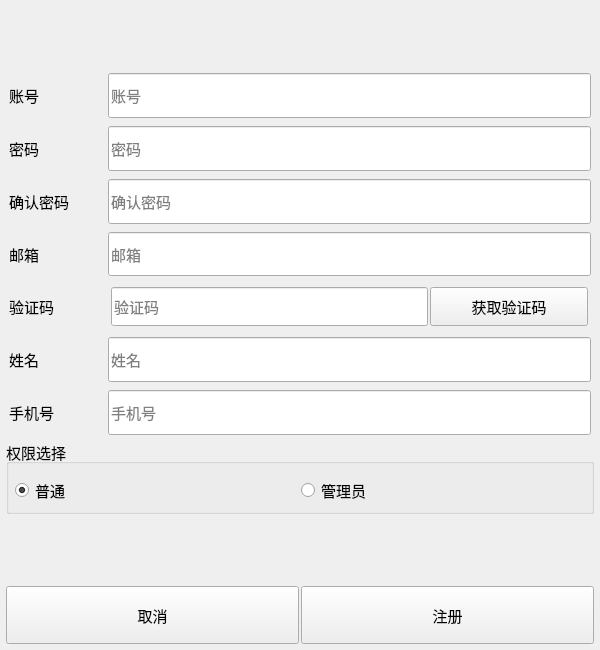
<?xml version="1.0" encoding="UTF-8"?>
<ui version="4.0">
 <class>register_form</class>
 <widget class="QWidget" name="register_form">
  <property name="geometry">
   <rect>
    <x>0</x>
    <y>0</y>
    <width>600</width>
    <height>650</height>
   </rect>
  </property>
  <property name="maximumSize">
   <size>
    <width>600</width>
    <height>650</height>
   </size>
  </property>
  <property name="font">
   <font>
    <pointsize>11</pointsize>
   </font>
  </property>
  <property name="windowTitle">
   <string>注册</string>
  </property>
  <layout class="QVBoxLayout" name="verticalLayout_2" stretch="1,7,1,1">
   <property name="spacing">
    <number>2</number>
   </property>
   <property name="leftMargin">
    <number>3</number>
   </property>
   <property name="topMargin">
    <number>3</number>
   </property>
   <property name="rightMargin">
    <number>3</number>
   </property>
   <property name="bottomMargin">
    <number>3</number>
   </property>
   <item>
    <spacer name="verticalSpacer_2">
     <property name="orientation">
      <enum>Qt::Vertical</enum>
     </property>
     <property name="sizeHint" stdset="0">
      <size>
       <width>20</width>
       <height>40</height>
      </size>
     </property>
    </spacer>
   </item>
   <item>
    <layout class="QVBoxLayout" name="verticalLayout">
     <property name="spacing">
      <number>2</number>
     </property>
     <property name="leftMargin">
      <number>3</number>
     </property>
     <property name="topMargin">
      <number>3</number>
     </property>
     <property name="rightMargin">
      <number>3</number>
     </property>
     <property name="bottomMargin">
      <number>3</number>
     </property>
     <item>
      <layout class="QHBoxLayout" name="horizontalLayout" stretch="1,5">
       <property name="spacing">
        <number>2</number>
       </property>
       <property name="leftMargin">
        <number>3</number>
       </property>
       <property name="topMargin">
        <number>3</number>
       </property>
       <property name="rightMargin">
        <number>3</number>
       </property>
       <property name="bottomMargin">
        <number>3</number>
       </property>
       <item>
        <widget class="QLabel" name="label">
         <property name="text">
          <string>账号</string>
         </property>
        </widget>
       </item>
       <item>
        <widget class="QLineEdit" name="register_username">
         <property name="sizePolicy">
          <sizepolicy hsizetype="Expanding" vsizetype="Expanding">
           <horstretch>0</horstretch>
           <verstretch>0</verstretch>
          </sizepolicy>
         </property>
         <property name="maxLength">
          <number>30</number>
         </property>
         <property name="placeholderText">
          <string>账号</string>
         </property>
        </widget>
       </item>
      </layout>
     </item>
     <item>
      <layout class="QHBoxLayout" name="horizontalLayout_2" stretch="1,5">
       <property name="spacing">
        <number>2</number>
       </property>
       <property name="leftMargin">
        <number>3</number>
       </property>
       <property name="topMargin">
        <number>3</number>
       </property>
       <property name="rightMargin">
        <number>3</number>
       </property>
       <property name="bottomMargin">
        <number>3</number>
       </property>
       <item>
        <widget class="QLabel" name="label_2">
         <property name="text">
          <string>密码</string>
         </property>
        </widget>
       </item>
       <item>
        <widget class="QLineEdit" name="register_password">
         <property name="sizePolicy">
          <sizepolicy hsizetype="Expanding" vsizetype="Expanding">
           <horstretch>0</horstretch>
           <verstretch>0</verstretch>
          </sizepolicy>
         </property>
         <property name="maxLength">
          <number>30</number>
         </property>
         <property name="echoMode">
          <enum>QLineEdit::Password</enum>
         </property>
         <property name="placeholderText">
          <string>密码</string>
         </property>
        </widget>
       </item>
      </layout>
     </item>
     <item>
      <layout class="QHBoxLayout" name="horizontalLayout_3" stretch="1,5">
       <property name="spacing">
        <number>2</number>
       </property>
       <property name="leftMargin">
        <number>3</number>
       </property>
       <property name="topMargin">
        <number>3</number>
       </property>
       <property name="rightMargin">
        <number>3</number>
       </property>
       <property name="bottomMargin">
        <number>3</number>
       </property>
       <item>
        <widget class="QLabel" name="label_3">
         <property name="text">
          <string>确认密码</string>
         </property>
        </widget>
       </item>
       <item>
        <widget class="QLineEdit" name="register_confirm_password">
         <property name="sizePolicy">
          <sizepolicy hsizetype="Expanding" vsizetype="Expanding">
           <horstretch>0</horstretch>
           <verstretch>0</verstretch>
          </sizepolicy>
         </property>
         <property name="maxLength">
          <number>30</number>
         </property>
         <property name="echoMode">
          <enum>QLineEdit::Password</enum>
         </property>
         <property name="placeholderText">
          <string>确认密码</string>
         </property>
        </widget>
       </item>
      </layout>
     </item>
     <item>
      <layout class="QHBoxLayout" name="horizontalLayout_4" stretch="1,5">
       <property name="spacing">
        <number>2</number>
       </property>
       <property name="leftMargin">
        <number>3</number>
       </property>
       <property name="topMargin">
        <number>3</number>
       </property>
       <property name="rightMargin">
        <number>3</number>
       </property>
       <property name="bottomMargin">
        <number>3</number>
       </property>
       <item>
        <widget class="QLabel" name="label_4">
         <property name="text">
          <string>邮箱</string>
         </property>
        </widget>
       </item>
       <item>
        <widget class="QLineEdit" name="register_email">
         <property name="sizePolicy">
          <sizepolicy hsizetype="Expanding" vsizetype="Expanding">
           <horstretch>0</horstretch>
           <verstretch>0</verstretch>
          </sizepolicy>
         </property>
         <property name="maxLength">
          <number>30</number>
         </property>
         <property name="placeholderText">
          <string>邮箱</string>
         </property>
        </widget>
       </item>
      </layout>
     </item>
     <item>
      <layout class="QHBoxLayout" name="horizontalLayout_9" stretch="1,5">
       <property name="spacing">
        <number>2</number>
       </property>
       <property name="leftMargin">
        <number>3</number>
       </property>
       <property name="topMargin">
        <number>3</number>
       </property>
       <property name="rightMargin">
        <number>3</number>
       </property>
       <property name="bottomMargin">
        <number>3</number>
       </property>
       <item>
        <widget class="QLabel" name="label_5">
         <property name="text">
          <string>验证码</string>
         </property>
        </widget>
       </item>
       <item>
        <layout class="QHBoxLayout" name="horizontalLayout_5" stretch="2,1">
         <property name="spacing">
          <number>2</number>
         </property>
         <property name="leftMargin">
          <number>3</number>
         </property>
         <property name="topMargin">
          <number>3</number>
         </property>
         <property name="rightMargin">
          <number>3</number>
         </property>
         <property name="bottomMargin">
          <number>3</number>
         </property>
         <item>
          <widget class="QLineEdit" name="register_yzm">
           <property name="sizePolicy">
            <sizepolicy hsizetype="Expanding" vsizetype="Expanding">
             <horstretch>0</horstretch>
             <verstretch>0</verstretch>
            </sizepolicy>
           </property>
           <property name="maxLength">
            <number>10</number>
           </property>
           <property name="placeholderText">
            <string>验证码</string>
           </property>
          </widget>
         </item>
         <item>
          <widget class="QPushButton" name="register_yzm_get_btn">
           <property name="sizePolicy">
            <sizepolicy hsizetype="Minimum" vsizetype="Expanding">
             <horstretch>0</horstretch>
             <verstretch>0</verstretch>
            </sizepolicy>
           </property>
           <property name="text">
            <string>获取验证码</string>
           </property>
          </widget>
         </item>
        </layout>
       </item>
      </layout>
     </item>
     <item>
      <layout class="QHBoxLayout" name="horizontalLayout_7" stretch="1,5">
       <property name="spacing">
        <number>2</number>
       </property>
       <property name="leftMargin">
        <number>3</number>
       </property>
       <property name="topMargin">
        <number>3</number>
       </property>
       <property name="rightMargin">
        <number>3</number>
       </property>
       <property name="bottomMargin">
        <number>3</number>
       </property>
       <item>
        <widget class="QLabel" name="label_6">
         <property name="text">
          <string>姓名</string>
         </property>
        </widget>
       </item>
       <item>
        <widget class="QLineEdit" name="register_name">
         <property name="sizePolicy">
          <sizepolicy hsizetype="Expanding" vsizetype="Expanding">
           <horstretch>0</horstretch>
           <verstretch>0</verstretch>
          </sizepolicy>
         </property>
         <property name="maxLength">
          <number>15</number>
         </property>
         <property name="placeholderText">
          <string>姓名</string>
         </property>
        </widget>
       </item>
      </layout>
     </item>
     <item>
      <layout class="QHBoxLayout" name="horizontalLayout_8" stretch="1,5">
       <property name="spacing">
        <number>2</number>
       </property>
       <property name="leftMargin">
        <number>3</number>
       </property>
       <property name="topMargin">
        <number>3</number>
       </property>
       <property name="rightMargin">
        <number>3</number>
       </property>
       <property name="bottomMargin">
        <number>3</number>
       </property>
       <item>
        <widget class="QLabel" name="label_7">
         <property name="text">
          <string>手机号</string>
         </property>
        </widget>
       </item>
       <item>
        <widget class="QLineEdit" name="register_phone">
         <property name="sizePolicy">
          <sizepolicy hsizetype="Expanding" vsizetype="Expanding">
           <horstretch>0</horstretch>
           <verstretch>0</verstretch>
          </sizepolicy>
         </property>
         <property name="maxLength">
          <number>15</number>
         </property>
         <property name="placeholderText">
          <string>手机号</string>
         </property>
        </widget>
       </item>
      </layout>
     </item>
     <item>
      <widget class="QGroupBox" name="groupBox">
       <property name="sizePolicy">
        <sizepolicy hsizetype="Preferred" vsizetype="Preferred">
         <horstretch>0</horstretch>
         <verstretch>0</verstretch>
        </sizepolicy>
       </property>
       <property name="minimumSize">
        <size>
         <width>0</width>
         <height>0</height>
        </size>
       </property>
       <property name="title">
        <string>权限选择</string>
       </property>
       <property name="flat">
        <bool>true</bool>
       </property>
       <property name="checkable">
        <bool>false</bool>
       </property>
       <layout class="QHBoxLayout" name="horizontalLayout_11">
        <property name="spacing">
         <number>2</number>
        </property>
        <property name="leftMargin">
         <number>3</number>
        </property>
        <property name="topMargin">
         <number>3</number>
        </property>
        <property name="rightMargin">
         <number>3</number>
        </property>
        <property name="bottomMargin">
         <number>3</number>
        </property>
        <item>
         <layout class="QHBoxLayout" name="horizontalLayout_10">
          <property name="spacing">
           <number>2</number>
          </property>
          <property name="leftMargin">
           <number>3</number>
          </property>
          <property name="topMargin">
           <number>9</number>
          </property>
          <property name="rightMargin">
           <number>3</number>
          </property>
          <property name="bottomMargin">
           <number>3</number>
          </property>
          <item>
           <widget class="QRadioButton" name="user_radio_btn">
            <property name="text">
             <string>普通</string>
            </property>
            <property name="checked">
             <bool>true</bool>
            </property>
           </widget>
          </item>
          <item>
           <widget class="QRadioButton" name="admin_radio_btn">
            <property name="text">
             <string>管理员</string>
            </property>
           </widget>
          </item>
         </layout>
        </item>
       </layout>
      </widget>
     </item>
    </layout>
   </item>
   <item>
    <spacer name="verticalSpacer">
     <property name="orientation">
      <enum>Qt::Vertical</enum>
     </property>
     <property name="sizeHint" stdset="0">
      <size>
       <width>20</width>
       <height>40</height>
      </size>
     </property>
    </spacer>
   </item>
   <item>
    <layout class="QHBoxLayout" name="horizontalLayout_6">
     <property name="spacing">
      <number>2</number>
     </property>
     <property name="leftMargin">
      <number>3</number>
     </property>
     <property name="topMargin">
      <number>3</number>
     </property>
     <property name="rightMargin">
      <number>3</number>
     </property>
     <property name="bottomMargin">
      <number>3</number>
     </property>
     <item>
      <widget class="QPushButton" name="register_cancel_btn">
       <property name="sizePolicy">
        <sizepolicy hsizetype="Minimum" vsizetype="Expanding">
         <horstretch>0</horstretch>
         <verstretch>0</verstretch>
        </sizepolicy>
       </property>
       <property name="text">
        <string>取消</string>
       </property>
      </widget>
     </item>
     <item>
      <widget class="QPushButton" name="register_confirm_btn">
       <property name="sizePolicy">
        <sizepolicy hsizetype="Minimum" vsizetype="Expanding">
         <horstretch>0</horstretch>
         <verstretch>0</verstretch>
        </sizepolicy>
       </property>
       <property name="text">
        <string>注册</string>
       </property>
      </widget>
     </item>
    </layout>
   </item>
  </layout>
 </widget>
 <resources/>
 <connections/>
</ui>
